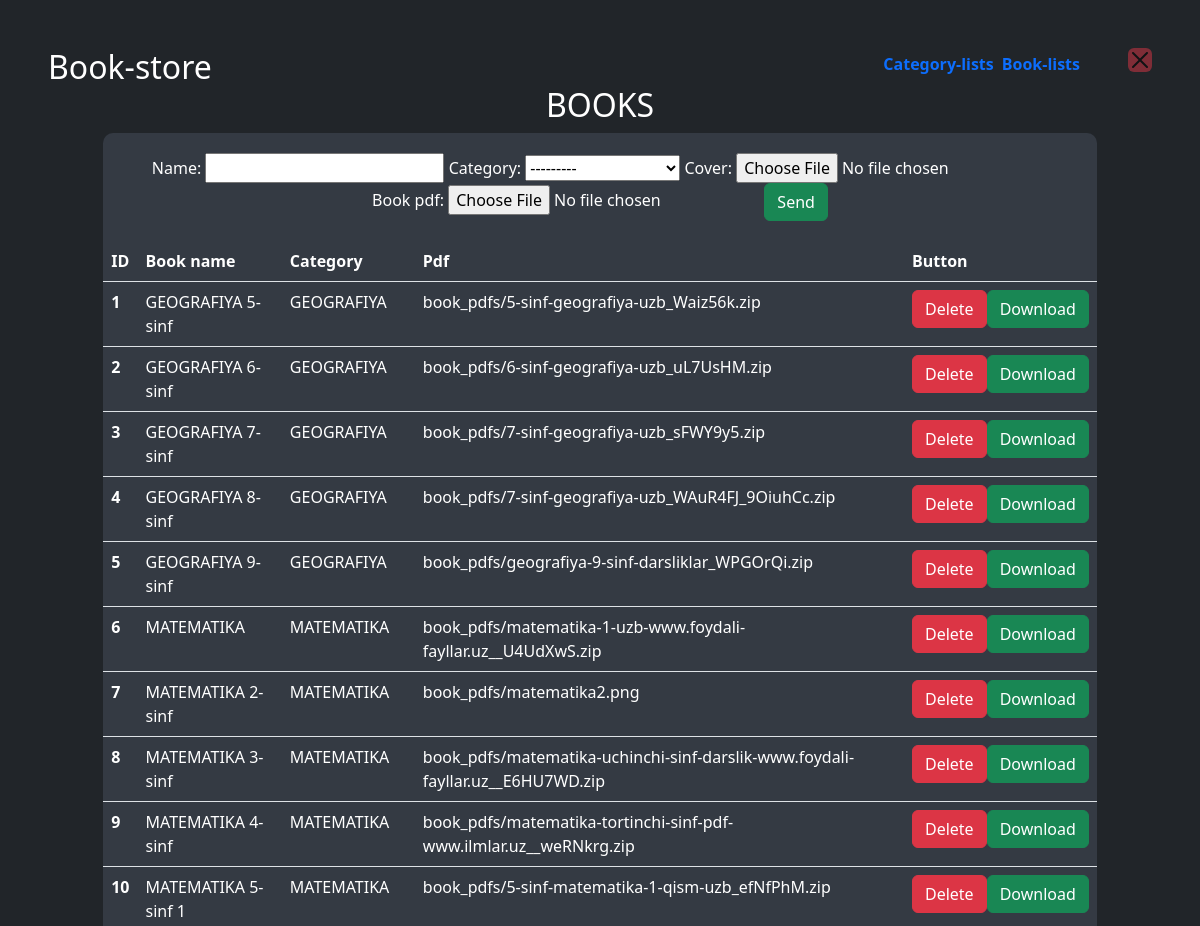
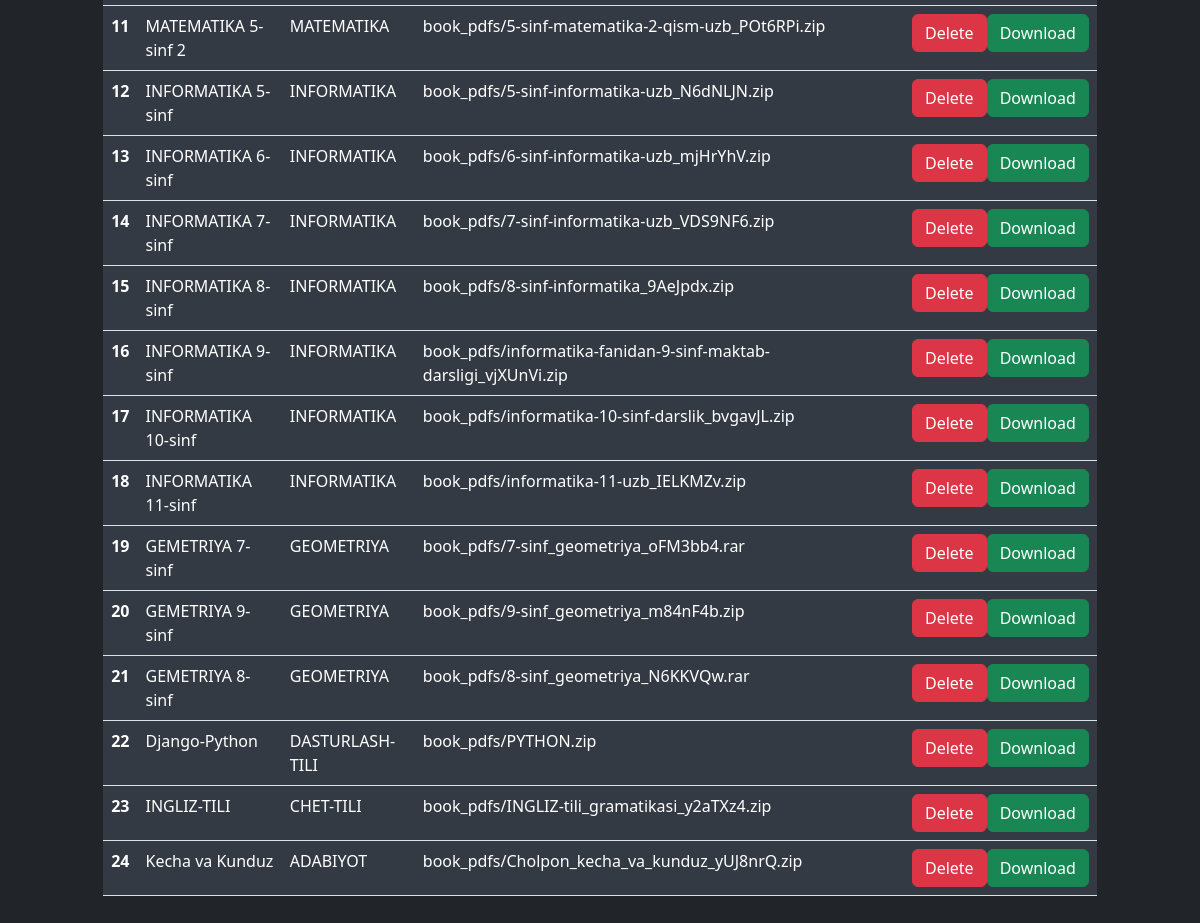
Page /admin-lists/ on the committed database (2 pictures, top to bottom).
### book/models.py (models this page shows)
class Category(models.Model):
    name = models.CharField(max_length=100)
    category_img = models.ImageField(upload_to='category_img/', null=True)
    def __str__(self):
        return self.name

class Book(models.Model):
    name = models.CharField(max_length=255)
    category = models.ForeignKey(Category, on_delete=models.CASCADE)
    cover = models.ImageField(upload_to='book_covers/')
    book_pdf = models.FileField(upload_to='book_pdfs/')

### book/views.py (the view)
# urls.py: path('admin-lists/', admin_list, name="lists"),
def admin_list(request):
    book = Book.objects.all()
    book_form = BookForm()
    return render(request, 'book/admin-lists.html', {'book': book, 'book_form': book_form})

### book/forms.py
class BookForm(forms.ModelForm):
    class Meta:
        model = Book
        fields = '__all__'

### book/templates/book/admin-lists.html (shortened to what this page needs)
{% extends 'book/admin-page.html' %}
{% load crispy_forms_tags %}
{% block header %}
    <header class="mb-auto w- h-5" >
    <div>
      <h2 class="float-md-start mb-0">Book-store</h2>
        <nav class="nav nav-masthead justify-content-center float-md-end">
        <a class="nav-link fw-bold py-1 px-0 active me-2" aria-current="page" href="{% url 'admin' %}" id="aa">Category-lists</a>
        <a class="nav-link fw-bold py-1 px-0 active me-5" aria-current="page" href="{% url 'lists' %}" id="a">Book-lists</a>
        <a href="{% url 'index' %}"><button type="button" class="btn-close bg-danger" aria-label="Close"></button></a>
        </nav>
    </div>
    </header>
{% endblock %}
{% block body %}
<h2>BOOKS</h2>
    <center>
        <div class="d-flex" style="width: 90%; height: auto; display: flex; justify-content: center; flex-wrap: wrap; background-color: #343a43; border-top-left-radius: 10px; border-top-right-radius: 10px; padding: 20px;">
      <form action="/add-book/" method="post" enctype="multipart/form-data">
            {{ book_form }}
          {% if test %}
            <h2>{{ test }}</h2>
        {% else %}
            <button type="submit" class="btn btn-success">Send</button>
        {% endif %}
        </form>
        </div>
    </center>
<center>
<div class="d-flex mb-5" style="width: 90%; background-color: #343a43 color: white; border-bottom-left-radius: 10px; border-bottom-right-radius: 10px;">
<table class="table">
  <thead>
    <tr>
      <th scope="col" style="color: white; background-color: #343a43">ID</th>
      <th scope="col" style="color: white; background-color: #343a43">Book name</th>
      <th scope="col" style="color: white; background-color: #343a43">Category</th>
      <th scope="col" style="color: white; background-color: #343a43">Pdf</th>
      <th scope="col" style="color: white; background-color: #343a43">Button</th>
    </tr>
  </thead>
  <tbody>
  {% for i in book %}
    <tr>
      <th scope="row" style="color: white; background-color: #343a43">{{ forloop.counter }}</th>
        <td style="color: white; background-color: #343a43">{{ i.name }}</td>
        <td style="color: white; background-color: #343a43">{{ i.category }}</td>
        <td style="color: white; background-color: #343a43">{{ i.book_pdf }}</td>
        <td style="color: white; background-color: #343a43">
          <div class="btn-group" role="group" aria-label="Basic mixed styles example">
          <form action="/delete-book/{{ i.id }}/" method="post">
            <button type="submit" class="btn btn-danger">Delete</button>
          </form>
              <a href="/media/{{ i.book_pdf }}" download><button type="button" class="btn btn-success">Download</button></a>
</div>
      </td>
    </tr>
  {% endfor %}
  </tbody>
</table>
</div>
</center>
{% endblock %}

### book/templates/book/index.html (style rules this page uses)
th { background-color: #343a43; }

### rows in the picture
Book: name "GEOGRAFIYA 5-sinf", category "GEOGRAFIYA", book_pdf "book_pdfs/5-sinf-geografiya-uzb_Waiz56k.zip"
Book: name "GEOGRAFIYA 6-sinf", category "GEOGRAFIYA", book_pdf "book_pdfs/6-sinf-geografiya-uzb_uL7UsHM.zip"
Book: name "GEOGRAFIYA 7-sinf", category "GEOGRAFIYA", book_pdf "book_pdfs/7-sinf-geografiya-uzb_sFWY9y5.zip"
Book: name "GEOGRAFIYA 8-sinf", category "GEOGRAFIYA", book_pdf "book_pdfs/7-sinf-geografiya-uzb_WAuR4FJ_9OiuhCc.zip"
Book: name "GEOGRAFIYA 9-sinf", category "GEOGRAFIYA", book_pdf "book_pdfs/geografiya-9-sinf-darsliklar_WPGOrQi.zip"
Book: name "MATEMATIKA", category "MATEMATIKA", book_pdf "book_pdfs/matematika-1-uzb-www.foydali-fayllar.uz__U4UdXwS.zip"
Book: name "MATEMATIKA 2-sinf", category "MATEMATIKA", book_pdf "book_pdfs/matematika2.png"
Book: name "MATEMATIKA 3-sinf", category "MATEMATIKA", book_pdf "book_pdfs/matematika-uchinchi-sinf-darslik-www.foydali-fayllar.uz__E6HU7WD.zip"
Book: name "MATEMATIKA 4-sinf", category "MATEMATIKA", book_pdf "book_pdfs/matematika-tortinchi-sinf-pdf-www.ilmlar.uz__weRNkrg.zip"
Book: name "MATEMATIKA 5-sinf 1", category "MATEMATIKA", book_pdf "book_pdfs/5-sinf-matematika-1-qism-uzb_efNfPhM.zip"
Book: name "MATEMATIKA 5-sinf 2", category "MATEMATIKA", book_pdf "book_pdfs/5-sinf-matematika-2-qism-uzb_POt6RPi.zip"
Book: name "INFORMATIKA 5-sinf", category "INFORMATIKA", book_pdf "book_pdfs/5-sinf-informatika-uzb_N6dNLJN.zip"
Book: name "INFORMATIKA 6-sinf", category "INFORMATIKA", book_pdf "book_pdfs/6-sinf-informatika-uzb_mjHrYhV.zip"
Book: name "INFORMATIKA 7-sinf", category "INFORMATIKA", book_pdf "book_pdfs/7-sinf-informatika-uzb_VDS9NF6.zip"
Book: name "INFORMATIKA 8-sinf", category "INFORMATIKA", book_pdf "book_pdfs/8-sinf-informatika_9AeJpdx.zip"
Book: name "INFORMATIKA 9-sinf", category "INFORMATIKA", book_pdf "book_pdfs/informatika-fanidan-9-sinf-maktab-darsligi_vjXUnVi.zip"
Book: name "INFORMATIKA 10-sinf", category "INFORMATIKA", book_pdf "book_pdfs/informatika-10-sinf-darslik_bvgavJL.zip"
Book: name "INFORMATIKA 11-sinf", category "INFORMATIKA", book_pdf "book_pdfs/informatika-11-uzb_IELKMZv.zip"
Book: name "GEMETRIYA 7-sinf", category "GEOMETRIYA", book_pdf "book_pdfs/7-sinf_geometriya_oFM3bb4.rar"
Book: name "GEMETRIYA 9-sinf", category "GEOMETRIYA", book_pdf "book_pdfs/9-sinf_geometriya_m84nF4b.zip"
Book: name "GEMETRIYA 8-sinf", category "GEOMETRIYA", book_pdf "book_pdfs/8-sinf_geometriya_N6KKVQw.rar"
Book: name "Django-Python", category "DASTURLASH-TILI", book_pdf "book_pdfs/PYTHON.zip"
Book: name "INGLIZ-TILI", category "CHET-TILI", book_pdf "book_pdfs/INGLIZ-tili_gramatikasi_y2aTXz4.zip"
Book: name "Kecha va Kunduz", category "ADABIYOT", book_pdf "book_pdfs/Cholpon_kecha_va_kunduz_yUJ8nrQ.zip"
